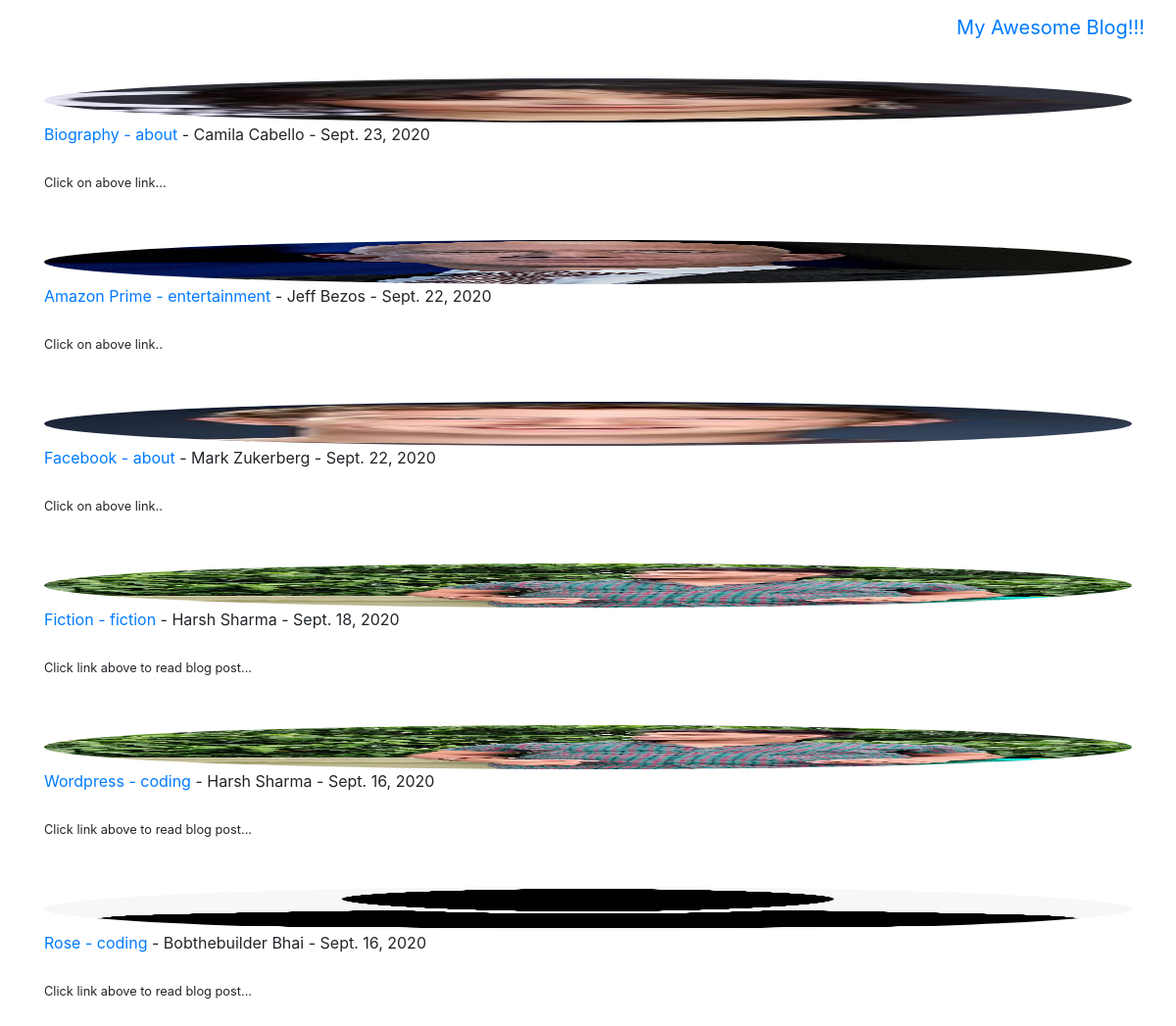
The page / on the database its author committed.
### theblog/models.py (models this page shows, shortened)
class Post(models.Model):
    title = models.CharField(max_length=255)
    title_tag = models.CharField(max_length=255, default='Blog!')
    author = models.ForeignKey(User, on_delete=models.CASCADE)
    body = RichTextField(blank=True, null=True)
    post_date = models.DateField(auto_now_add=True)
    category = models.CharField(max_length=255, default='coding')
    snippet = models.CharField(max_length=255)
    likes = models.ManyToManyField(User, related_name='blog_posts')
    header_image = models.ImageField(null=True, blank=True, upload_to="images/")

class Profile(models.Model):
    user = models.OneToOneField(User, null=True, on_delete=models.CASCADE)
    bio = models.TextField()
    profile_pic =  models.ImageField(null=True, blank=True, upload_to="images/profile/")
    website_url = models.CharField(max_length=255, null=True, blank=True)
    facebook_url = models.CharField(max_length=255, null=True, blank=True)
    instagram_url = models.CharField(max_length=255, null=True, blank=True)
    twitter_url = models.CharField(max_length=255, null=True, blank=True)
    pinterest_url = models.CharField(max_length=255, null=True, blank=True)

### theblog/views.py (the view)
# urls.py: path('', HomeView.as_view(), name="home"),
class HomeView(ListView):
    model = Post
    template_name = 'home.html'
    ordering = ['-post_date']
    def get_context_data(self, *args, **kwargs):
        cat_menu = Category.objects.all()
        context = super(HomeView, self).get_context_data(*args, **kwargs)
        context["cat_menu"] = cat_menu
        return context

### theblog/models.py (called while the page is built)
    def __str__(self):
        return self.name

### theblog/templates/home.html (shortened to what this page needs)
{% extends 'base.html' %}
{% load static %}
{% block content %}
    {% for post in object_list %}
        {% if post.author.profile.profile_pic %}
            <img src="{{post.author.profile.profile_pic.url}}" class="card-img rounded-circle" alt="..." width="45" height="45">
        {% else %}
            <img src="{% static 'theblog/images/user.png' %}" class="card-img rounded-circle" alt="..." width="45" height="45">
        {% endif %}
        <a href="{% url 'article-detail' post.pk %}">{{post.title}} - <a href="{% url 'category' post.category|slugify %}">{{ post.category }}</a></a> - {{post.author.first_name}}
            {{post.author.last_name}} - {{post.post_date}}
             <br><br>
            <small>{{post.snippet}}</small>
        <br><br><br>
    {% endfor %}
{% endblock %}

### theblog/templates/base.html (shortened to what this page needs)
<!DOCTYPE html>
<html lang="en">
  <head>
    <link rel="stylesheet" href="https://maxcdn.bootstrapcdn.com/bootstrap/4.0.0-alpha.6/css/bootstrap.min.css">
  </head>
  <body>
    <nav class="navbar navbar-toggleable-md navbar-inverse bg-inverse">
        <button class="navbar-toggler navbar-toggler-right" type="button" data-toggle="collapse" data-target="#navbarSupportedContent" aria-controls="navbarSupportedContent" aria-expanded="false" aria-label="Toggle navigation">
          <span class="navbar-toggler-icon"></span>
        </button>
        <a class="navbar-brand" href="{% url 'home' %}">My Awesome Blog!!!</a>
      </nav>
    <br>
    <div class="container">
        {% block content %}
        {% endblock %}
    </div>
  </body>
</html>

### rows shown on the page
Post: author.profile.profile_pic (picture), title "Biography", category "about", author.first_name "Camila", author.last_name "Cabello", post_date "Sept. 23, 2020", snippet "Click on above link..."
Post: author.profile.profile_pic (picture), title "Amazon Prime", category "entertainment", author.first_name "Jeff", author.last_name "Bezos", post_date "Sept. 22, 2020", snippet "Click on above link.."
Post: author.profile.profile_pic (picture), title "Facebook", category "about", author.first_name "Mark", author.last_name "Zukerberg", post_date "Sept. 22, 2020", snippet "Click on above link.."
Post: author.profile.profile_pic (picture), title "Fiction", category "fiction", author.first_name "Harsh", author.last_name "Sharma", post_date "Sept. 18, 2020", snippet "Click link above to read blog post..."
Post: author.profile.profile_pic (picture), title "Wordpress", category "coding", author.first_name "Harsh", author.last_name "Sharma", post_date "Sept. 16, 2020", snippet "Click link above to read blog post..."
Post: title "Rose", category "coding", author.first_name "Bobthebuilder", author.last_name "Bhai", post_date "Sept. 16, 2020", snippet "Click link above to read blog post..."
